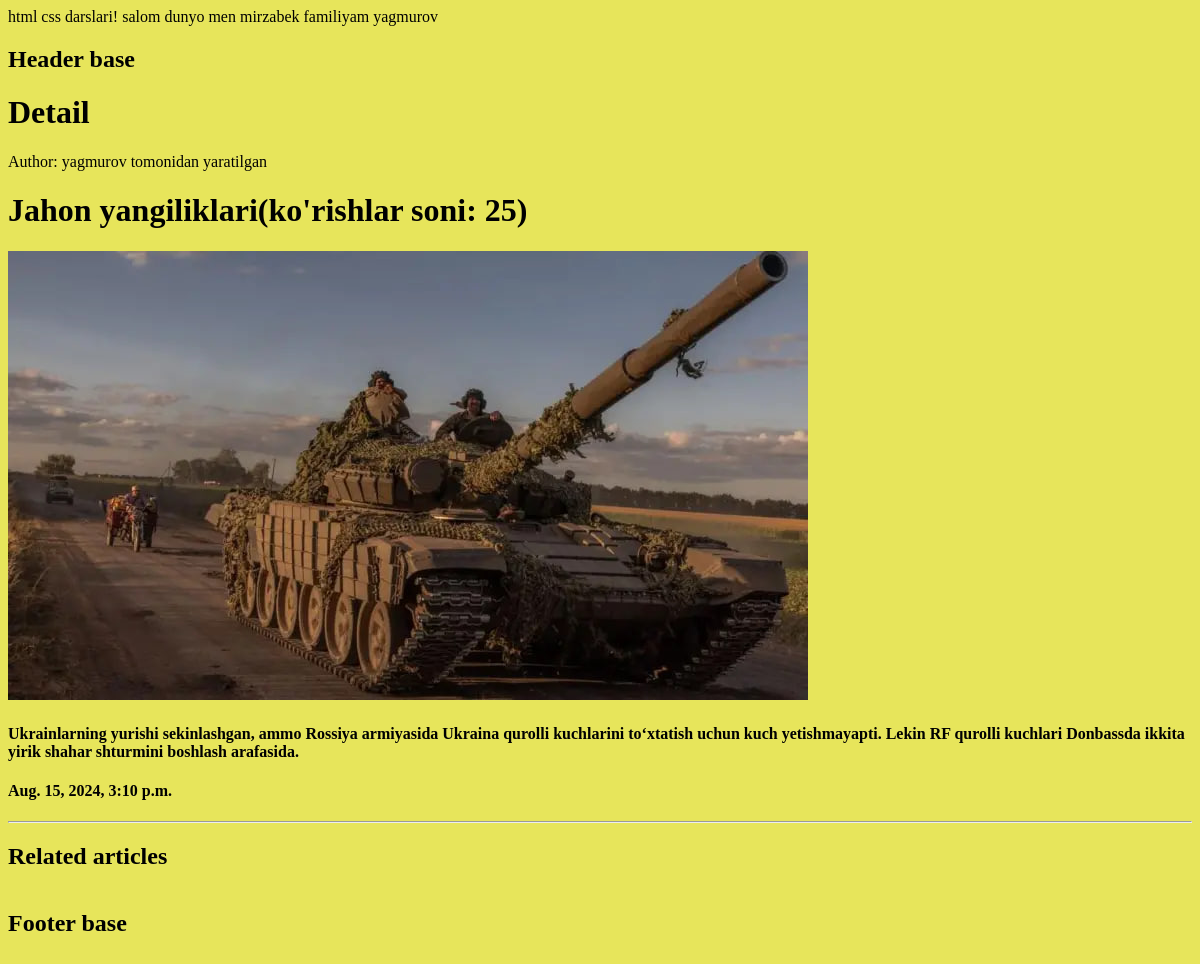
The app's page /detail/jahon-yangiliklari with its own data.
### home/models.py (models this page shows, shortened)
class Article(models.Model):
    user=models.ForeignKey(User, on_delete=models.CASCADE, blank=True)
    title=models.CharField(max_length=200)
    subtitle=models.CharField(max_length=300)
    slug=models.SlugField(null=True, blank=True)
    category=models.ForeignKey(Category, on_delete=models.CASCADE, null=True, related_name='articles')
    desc=models.TextField()
    photo=models.ImageField(upload_to='articles/')
    tags=models.CharField(max_length=100, null=True, blank=True)
    views=models.PositiveIntegerField(null=True, default=0)
    created_at=models.DateTimeField(auto_now_add=True, verbose_name="Yuklangan vaqti! ")
    updated_at=models.DateTimeField(auto_now=True, verbose_name="Taxrirlangan vaqti! ", null=True, )
    def save(self, *args, **kwargs):
        self.slug=slugify(self.title)
        super().save(*args,**kwargs)
    class Meta:
        db_table='articles'
        indexes=[
            models.Index(fields=['title', 'subtitle'])
        ]

### home/views.py (the view)
# urls.py: path('detail/<str:slug>', detail,name='article-detail'),
def detail(request, slug):
    article=get_object_or_404(Article, slug=slug)
    others=Article.objects.filter(category=article.category).exclude(id=article.id)
    article.views+=1
    article.save()
    context={
        'article':article,
        'articles':others
    }
    return render(request,'detail.html', context)

### templates/detail.html (shortened to what this page needs)
{% extends "base.html" %}
{%block content%}
        <h1> Detail </h1>
        <p>
           Author: {{article.user.username}} tomonidan yaratilgan
        </p>
        <h1>{{article.title}}(ko'rishlar soni: {{ article.views}})</h1>
        <img src="{{article.photo.url}}" alt="{{article.photo.url}}">
        <h4>{{article.desc}}</h4>
        <h4>{{article.created_at}}</h4>
        <hr>
        <h2> Related articles </h2>
<div class="related">
{%endblock content%}

### static/style.css (style rules this page uses)
body { background-color: #e7e55b; }
.related { align-items: center; display: flex; }

### records on screen
Article: user.username "yagmurov", title "Jahon yangiliklari", views "25", photo (picture), desc "Ukrainlarning yurishi sekinlashgan, ammo Rossiya armiyasida Ukraina qurolli kuchlarini to‘xtatish uchun kuch yetishmayapti. Lekin RF qurolli kuchlari Donbassda ikkita yirik shahar shturmini boshlash arafasida.", created_at "Aug. 15, 2024, 3:10 p.m."
